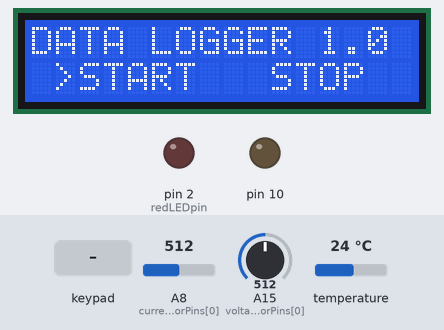
This sketch was run on a simulated Arduino Mega 2560, built with avr-gcc and run on an emulated ATmega2560. Shown: 16×2 character LCD, output pins drawn as LEDs (lit = HIGH). Inputs (shaded band) come from the test bench; at power-on: A8 (currentSensorPins[0]) = 512, A15 (voltageSensorPins[0]) = 512, temperature 24 °C. The local clock reads 2024-03-15 10:24:30 at power-on unless the sketch sets it; storage starts empty; pins used as bus, display or sensor lines are not drawn; what the sketch prints to the serial monitor is not drawn.

Above: at 3.4 s.
3.5 s: key 'S' pressed
At 5.0 s:
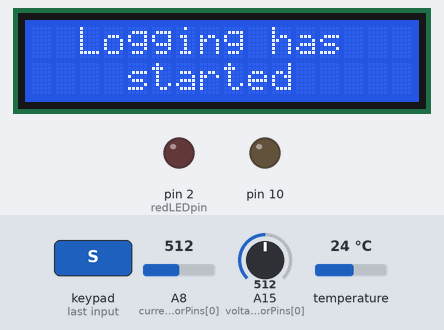
6.5 s: key 'R' pressed
At 7.8 s:
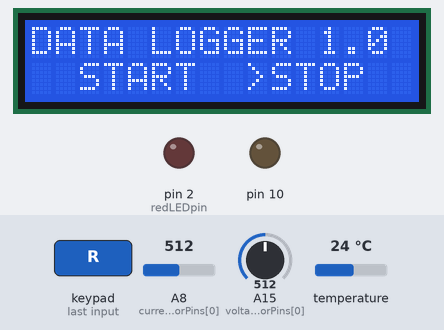
8.5 s: key 'S' pressed
At 9.4 s:
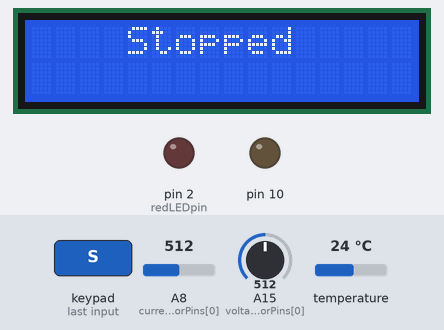
Timing chart, 0 to 11.5 s (numbered marks = the images above; inputs shaded):
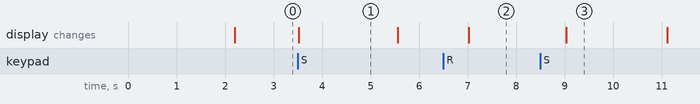

The sketch:

current_sensor_data_logger.ino
```cpp
//---- DATA LOGGER ----/////////////////////////////////////////////////////////////////////////////////////////
/*
* AUTHOR: Daniel Reithofer
* REVISION: 1.0
* DESCRIPTION:
*   A data logger built on using the adafruit Datalogging Arduino Shield on an Arduino Mega 2560 R3.
*   3 types of different units can be measured right now: Current, Voltage, Temperature. The ammount of
*   used sensors/inputs can be changed inthe define section of the program. Also the right pins have to
*   be declared in this part. For the temperature sensor the DS18B20 is used which communicates by OneWire.
*   Right now only one temperature sensor can be used due to how the value is called. As for the current,
*   ACS712 sensors with a current limit of 20A are used. If the limit of the sensors changes the scaling
*   factor has to be changed. This can also be done in the define section of this program. For measureing
*   the voltage a simple voltage devider is used whcih can be modfied for ervery needs. The resistor values
*   have to be defined in the program in order to get the right output voltage out of the mathematic formula.
*   Now to start and stop the data logging process the adafruit i2c 16x2 RGB LCD shield is used because
*   it already comes with preinstalled buttons which are already defined in their own provided libary.
*   The design of the "LCD-menu" is fairely simply as it only contains start and stop as selectable options.
*   To use as less pins as needed the LCD is only connected with 4 wires: VCC, GND, SDA, SCL (=i2c). The
*   contrast can be changed with a potentiometer installed on the shield.
*/
/////////////////////////////////////////////////////////////////////////////////////////////////////////////////

//---- USED LIBARIES ----///////////////////
#include <SPI.h>
#include <SD.h>
#include <Wire.h>
#include "RTClib.h"
#include <DallasTemperature.h>
#include <OneWire.h>
#include <Adafruit_RGBLCDShield.h>
#include <utility/Adafruit_MCP23017.h>
////////////////////////////////////////////

//---- SYNCHRONISATION ----///////////////////////////////////////////////////////////////
/*    --SYNC_INTERVAL--
* how many milliseconds before writing the logged data permanently to disk
* set it to the LOG_INTERVAL to write each time (safest)
* set it to 10*LOG_INTERVAL to write all data every 10 datareads, you could lose up to
* the last 10 reads if power is lost but it uses less power and is much faster!
*/
// how many milliseconds between grabbing data and logging it. 1000 ms is once a second
#define LOG_INTERVAL  1000 // mills between entries (reduce to take more/faster data)
#define SYNC_INTERVAL 1000 // mills between calls to flush() - to write data to the card
uint32_t syncTime = 0; // time of last sync()
///////////////////////////////////////////////////////////////////////////////////////////


#define ECHO_TO_SERIAL   1 // echo data to serial port

// the digital pins that connect to the LEDs
#define redLEDpin 2
#define greenLEDpin 24

//the adafruit shield uses the PCF8523 RTC
RTC_PCF8523 RTC; // define the Real Time Clock object

// for the data logging shield, we use digital pin 10 for the SD cs line
const int chipSelect = 10;

// strats and stopps the data logging process
int startLogging = 0; // the sd card always gets initialialized independed from this value

//---- Current Sensors ----////////////////////////////////////////////////////////////////////////////////////////////////
const int numCurrentSensors = 1; //change depending on how much sensors you use
const int currentSensorPins[numCurrentSensors] = {A8}; //defines wich analog pins are used and in which order
const float scaleFactor = 0.100; //sets the scaling-factor of the current Sensor (20A Version: 0.100, 30A Version: 0.185)
///////////////////////////////////////////////////////////////////////////////////////////////////////////////////////////

//---- Voltage Sensors ----////////////////////////////////////////////////////////////////////////////////////////////////
const int numVoltageSensors = 1; //change depending on how much sensors you use
const int voltageSensorPins[numVoltageSensors] = {A15}; //defines wich analog pins are used and in which order
const int R1 = 1600;
const int R2 = 200;
///////////////////////////////////////////////////////////////////////////////////////////////////////////////////////////

//---- Temperature Sensors ----/////////////////////////////////////////////////////////////
const int oneWireBus = 24; // data pin of the temperature sensor
OneWire oneWire(oneWireBus);
DallasTemperature sensors(&oneWire);
const int TEMP_RESOLUTION = 9; // sets the resolution of the temperature sensor (9-12bit)
DeviceAddress insideThermometer; // array for the device address of the temperature sensor
////////////////////////////////////////////////////////////////////////////////////////////

//---- LCD-Display ----//////////////////////////////////
enum { ELEMENT_START, ELEMENT_STOP };
int currentElement = ELEMENT_START;
Adafruit_RGBLCDShield lcd = Adafruit_RGBLCDShield();
#define ECHO_TO_LCD      1 // echo error to lcd display
////////////////////////////////////////////////////////


// the logging file
File logfile; // uses the SD libary

//if an error occours the massage gets sent as a string to this function
//when ECHO_TO_LCD is set to 1 the error-massage also gets displayed on the LCD
void error(char *str)
{
  Serial.print("error: ");
  Serial.println(str);
  #if ECHO_TO_LCD
    lcd.clear();
    lcd.print("error: ");
    lcd.println(str);
    while(1)
    {
      for(uint8_t i= 0; i < 25; i++)
      {
        lcd.scrollDisplayLeft();
        delay(500);
      }
      lcd.home();
    }
  #endif

  // red LED indicates error
  digitalWrite(redLEDpin, HIGH);

  while(1);
}

//used to set the startup screen for the LCD
void setupLcd()
{
  // set up the LCD's number of columns and rows:
  lcd.begin(16, 2);
  lcd.print("DATA LOGGER 1.0");
  lcd.setCursor(0, 1);
  lcd.print(" >START   STOP ");
}

void welcomeLcd()
{
  lcd.begin(16, 2);
  lcd.setCursor(4, 0);
  lcd.print("BOOTING");
  lcd.setCursor(1, 1);
  lcd.print("**DATALOGGER**");
}

void setup(void)
{
  Serial.begin(9600);
  Serial.println();

  welcomeLcd();
  delay(2000); //wait 2 sec
  setupLcd();

  // use debugging LEDs
  pinMode(redLEDpin, OUTPUT); //the red LED indicates an error
  pinMode(greenLEDpin, OUTPUT); //the green LED indicates that the logging has started and that the sd card was recognised

  // initialize the SD card
  Serial.print("Initializing SD card...");
  // make sure that the default chip select pin is set to
  // output, even if you don't use it:
  pinMode(10, OUTPUT);

  // see if the card is present and can be initialized:
  if (!SD.begin(chipSelect)) {
    error("Card failed, or not present");
  }
  Serial.println("card initialized.");

  // create a new file
  char filename[] = "LOGGER00.CSV";
  for (uint8_t i = 0; i < 100; i++) {
    filename[6] = i/10 + '0';
    filename[7] = i%10 + '0';
    if (! SD.exists(filename)) {
      // only open a new file if it doesn't exist
      logfile = SD.open(filename, FILE_WRITE);
      break;  // leave the loop!
    }
  }

  if (! logfile) {
    error("couldnt create file");
  }

  Serial.print("Logging to: ");
  Serial.println(filename); //writes the current Filename into the serial output

  // connect to RTC
  Wire.begin();
  if (!RTC.begin()) {
    logfile.println("RTC failed"); // checks if the real time clock is running
#if ECHO_TO_SERIAL
    Serial.println("RTC failed");
#endif  //ECHO_TO_SERIAL
  }

  //this prints the first row of the .csv file to indicate which value stands for which sensor
  //this has to updated manually if the amount of sensors changes
  logfile.print("millis,datetime");
  for(int i=0; i<numCurrentSensors; i++)
  {
    logfile.print(",current");
    logfile.print(i);
  }

  for(int i=0; i<numVoltageSensors; i++)
  {
    logfile.print(",voltage");
    logfile.print((i+1));
  }
  logfile.print(",temp1");

#if ECHO_TO_SERIAL
  Serial.print("millis,datetime");
  for(int i=0; i<numCurrentSensors; i++)
  {
    Serial.print(",current");
    Serial.print((i+1));
  }

  for(int i=0; i<numVoltageSensors; i++)
  {
    Serial.print(",voltage");
    Serial.print((i+1));
  }
  Serial.print(",temp1");

#endif //ECHO_TO_SERIAL

  logfile.println();
#if ECHO_TO_SERIAL
    Serial.println();
#endif  //ECHO_TO_SERIAL

  // this line sets the RTC to the date & time this sketch was compiled
  RTC.adjust(DateTime(F(__DATE__), F(__TIME__))); // always be shure the time on the pc is set correctly and synchronised automatically


  sensors.setResolution(insideThermometer, TEMP_RESOLUTION);
  if (!sensors.getAddress(insideThermometer, 0)) Serial.println("Unable to find address for Device 0");
}

//reads the button values of the adafruit LCD shield and executes the updateDisplay() function
void readButtons()
{
  uint8_t buttons = lcd.readButtons();

  if (buttons) {
    if (buttons & BUTTON_LEFT) {
      currentElement = ELEMENT_START;
      updateDisplay();
    }
    if (buttons & BUTTON_RIGHT) {
      currentElement = ELEMENT_STOP;
      updateDisplay();
    }
    if (buttons & BUTTON_SELECT) {
      executeSelectedFunction();
    }
  }
}

void loop(void)
{
  readButtons();

  if(startLogging){
    sensors.requestTemperaturesByAddress(insideThermometer);
    dataLogger();
  }
}

void dataLogger(){

  //---- RTC -----------------
  DateTime now;
  //--------------------------

  // delay for the amount of time we want between readings
  delay((LOG_INTERVAL -1) - (millis() % LOG_INTERVAL));


  digitalWrite(greenLEDpin, HIGH); //indicates that the data logging has started

  // log milliseconds since the uC has started
  uint32_t m = millis();
  logfile.print(m);           // milliseconds since start
  logfile.print(", ");
#if ECHO_TO_SERIAL
  Serial.print(m);         // milliseconds since start
  Serial.print(", ");
#endif

  // fetch the time
  now = RTC.now();
  // log time
  logfile.print('"');
  logfile.print(now.year(), DEC);
  logfile.print("/");
  logfile.print(now.month(), DEC);
  logfile.print("/");
  logfile.print(now.day(), DEC);
  logfile.print(" ");
  logfile.print(now.hour(), DEC);
  logfile.print(":");
  logfile.print(now.minute(), DEC);
  logfile.print(":");
  logfile.print(now.second(), DEC);
  logfile.print('"');
#if ECHO_TO_SERIAL
  Serial.print('"');
  Serial.print(now.year(), DEC);
  Serial.print("/");
  Serial.print(now.month(), DEC);
  Serial.print("/");
  Serial.print(now.day(), DEC);
  Serial.print(" ");
  Serial.print(now.hour(), DEC);
  Serial.print(":");
  Serial.print(now.minute(), DEC);
  Serial.print(":");
  Serial.print(now.second(), DEC);
  Serial.print('"');
#endif //ECHO_TO_SERIAL

  //***** reading sensor values *****
  //always be shure it's the right order because it has to match with the first row of the .csv file
    currentSensors();
    voltageSensors();
    tempSensors(insideThermometer);
  //**********************************


  logfile.println();
#if ECHO_TO_SERIAL
  Serial.println();
#endif // ECHO_TO_SERIAL

  digitalWrite(greenLEDpin, LOW);

  // Now we write data to disk! Don't sync too often - requires 2048 bytes of I/O to SD card
  // which uses a bunch of power and takes time
  if ((millis() - syncTime) < SYNC_INTERVAL) return;
  syncTime = millis();

  // blink LED to show we are syncing data to the card & updating FAT!
  digitalWrite(redLEDpin, HIGH);
  logfile.flush();
  digitalWrite(redLEDpin, LOW);
}

//reads the analog inputs of the voltageSensors, converts them to the right voltage value
//and writes them into the .csv file
void voltageSensors()
{
  //reading each sensor value and writing them in the .csv file
  for(int i=0; i < numVoltageSensors; i++)
  {
    float rawValue = analogRead(voltageSensorPins[i]);
    float voltage = rawValue * (5.0/1023.0) * ((R1+R2)/R2);

    logfile.print(", ");
    logfile.print(voltage, 3);
    #if ECHO_TO_SERIAL
    Serial.print(", ");
    Serial.print(voltage, 3);
    #endif //ECHO_TO_SERIAL

  }
}

//reads the analog inputs of the temperatureSensors, converts them to the right temperature value
//and writes them into the .csv file
void tempSensors(DeviceAddress deviceAddress)
{
  float temperatureC = sensors.getTempC(deviceAddress); // if only one DS18B20 is used
  if(temperatureC == DEVICE_DISCONNECTED_C)
  {
    error("couldn't read temperature data");
    return;
  }
  logfile.print(", ");
  logfile.print(temperatureC);
  #if ECHO_TO_SERIAL
  Serial.print(", ");
  Serial.print(temperatureC);
  #endif //ECHO_TO_SERIAL

}

//reads the analog inputs of the currentSensors, converts them to the right current value
//and writes them into the .csv file
void currentSensors()
{
  for(int i=0; i < numCurrentSensors; i++)
  {
    float rawValue = analogRead(currentSensorPins[i]);
    float current = (2.5 - (rawValue * (5.0 / 1024.0)) )/scaleFactor;;

    logfile.print(", ");
    logfile.print(current, 3);
    #if ECHO_TO_SERIAL
    Serial.print(", ");
    Serial.print(current, 3);
    #endif //ECHO_TO_SERIAL

  }
}

//updates the LCD-display when a button is pressed
void updateDisplay() {
  lcd.setCursor(1, 1);
  if (currentElement == ELEMENT_START) {
    lcd.print(">");
    lcd.setCursor(9, 1);
    lcd.print(" ");
  } else {
    lcd.setCursor(1, 1);
    lcd.print(" ");
    lcd.setCursor(9, 1);
    lcd.print(">");
  }
}

//executes a instant reset by setting address 0
void(* resetFunc) (void) = 0;//declare reset function at address 0

//when a element on the LCD-display is selcted and the SELECT-Button is
//pressed the data logger is beeing started or stopped
void executeSelectedFunction() {
  lcd.clear();

  if (currentElement == ELEMENT_START) {
    lcd.setCursor(2, 0);
    lcd.print("Logging has ");
    lcd.setCursor(4, 1);
    lcd.print("started");
    startLogging = 1;
    delay(2000);
  } else {
    lcd.setCursor(4, 0);
    lcd.print("Stopped");
    startLogging = 0;
    delay(2000);
    resetFunc();
  }

  //shows the massage for 2 seconds
  lcd.clear();
  lcd.setCursor(0, 0);
  lcd.print("DATA LOGGER 1.0");
  lcd.setCursor(0, 1);
  lcd.print(" >START   STOP ");
}
```

Measured:
- after the input at 3.5 s, the display: changes at once (image 1)
- after the input at 6.5 s, the display: changes after 0.53 s (image 2)
- after the input at 8.5 s, the display: changes after 0.53 s (image 3)
- what the display in image 1 shows lasts 2.1 s, from 3.5 s to 5.6 s
